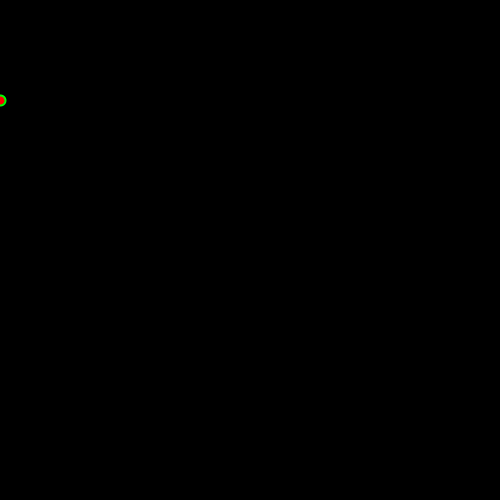
Frame 1 (no input)
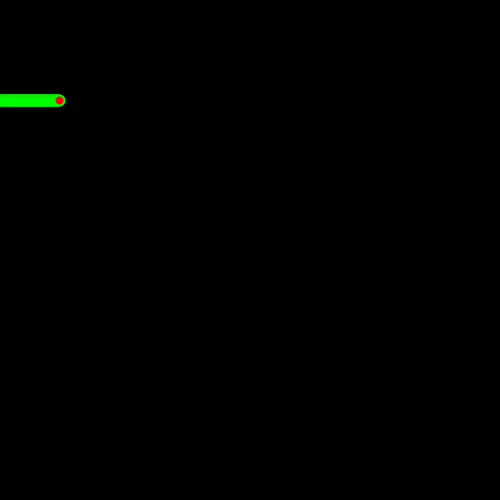
Frame 60 (the mouse pressed at the canvas centre just before this capture)
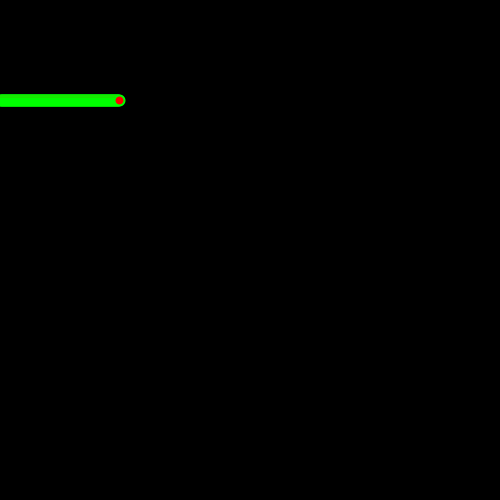
Frame 120 (the mouse held since frame 60 and released just before this capture)

The Processing sketch that drew these frames (run headless with seeded random() and noise(); from frame 60 on, the mouse is pressed at the canvas centre):

// Processing sketch: sketch_170803a
// ── sketch_170803a.pde
int x=0;
int y=100;
void setup(){

  size(500,500);
  background(0);
} 

void draw(){

  fill(255,0,0); 
  stroke(0,255,0); 
  strokeWeight(2);
  ellipse(x,y,10,10); 
  x++; 
  if(x==500){
      x=0; 
      y=y+12;
  }

}
